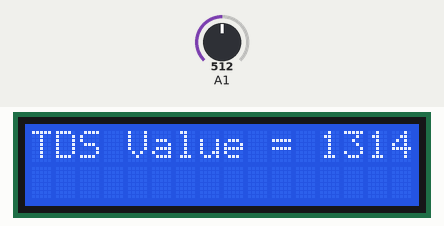
The sketch below on a simulated Arduino Uno, built with avr-gcc and run on an emulated ATmega328P. On the bench: 16×2 character LCD. The inputs (shaded band) are chosen by the test bench; at power-on: A1 = 512.

Above: at 1.2 s.
1.3 s: A1 set to 450
At 3.2 s:
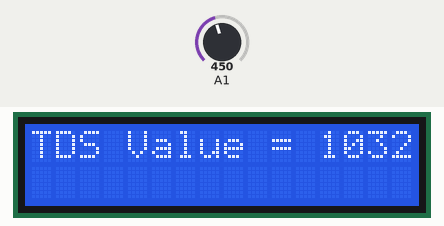
3.5 s: A1 set to 424
At 5.1 s:
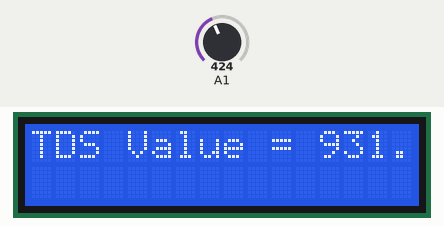
5.5 s: A1 set to 57
At 6.9 s:
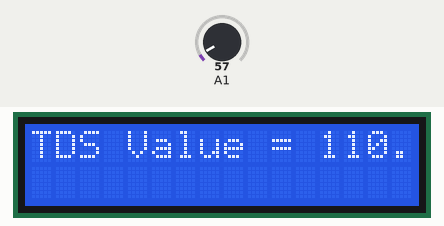
7.5 s: A1 set to 48
At 8.7 s:
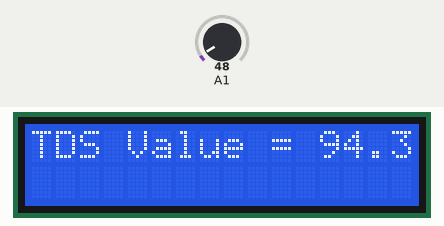
9.5 s: A1 set to 6
At 10.5 s:
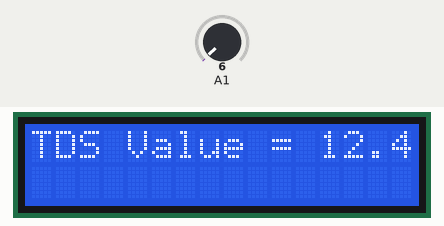
11.6 s: A1 set to 3
At 13.5 s:
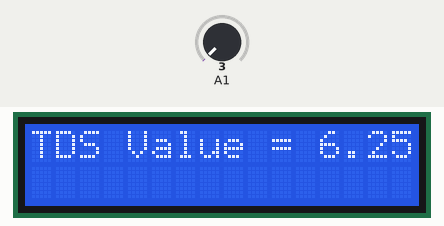
Timing chart, 0 to 14.6 s (numbered marks = the images above; inputs shaded):
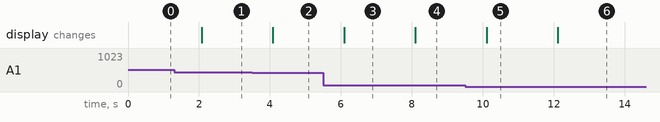

The sketch:

TDS_Sensor.ino
```cpp
#include <LiquidCrystal.h>

LiquidCrystal lcd(13, 12, 11, 10, 9, 8);


int sensorValue = 0;
float tdsValue = 0;
float Voltage = 0;

void setup() {

  lcd.begin(16, 2);
  pinMode(A1, INPUT);
}

void loop() {
  sensorValue = analogRead(A1);
  Voltage = sensorValue * 5 / 1024.0; //Convert analog reading to Voltage
  tdsValue = (133.42 * Voltage * Voltage * Voltage - 255.86 * Voltage * Voltage + 857.39 * Voltage) * 0.5; //Convert voltage value to TDS value
  lcd.setCursor(0, 0);
  lcd.print("TDS Value = ");
  lcd.print(tdsValue);
  lcd.println(" ppm");
  delay(1000);
}
```

Measured:
- the behaviour switches between 443 and 442 on A1 (found by bisection; images 1 and 2)
- the behaviour switches between 52 and 51 on A1 (found by bisection; images 3 and 4)
- the behaviour switches between 5 and 4 on A1 (found by bisection; images 5 and 6)
- after the input at 1.3 s, the display: changes after 0.77 s (image 1)
- after the input at 3.5 s, the display: changes after 0.58 s (image 2)
- after the input at 5.5 s, the display: changes after 0.59 s (image 3)
- after the input at 7.5 s, the display: changes after 0.60 s (image 4)
- after the input at 9.5 s, the display: changes after 0.61 s (image 5)
- after the input at 11.6 s, the display: changes after 0.51 s (image 6)
